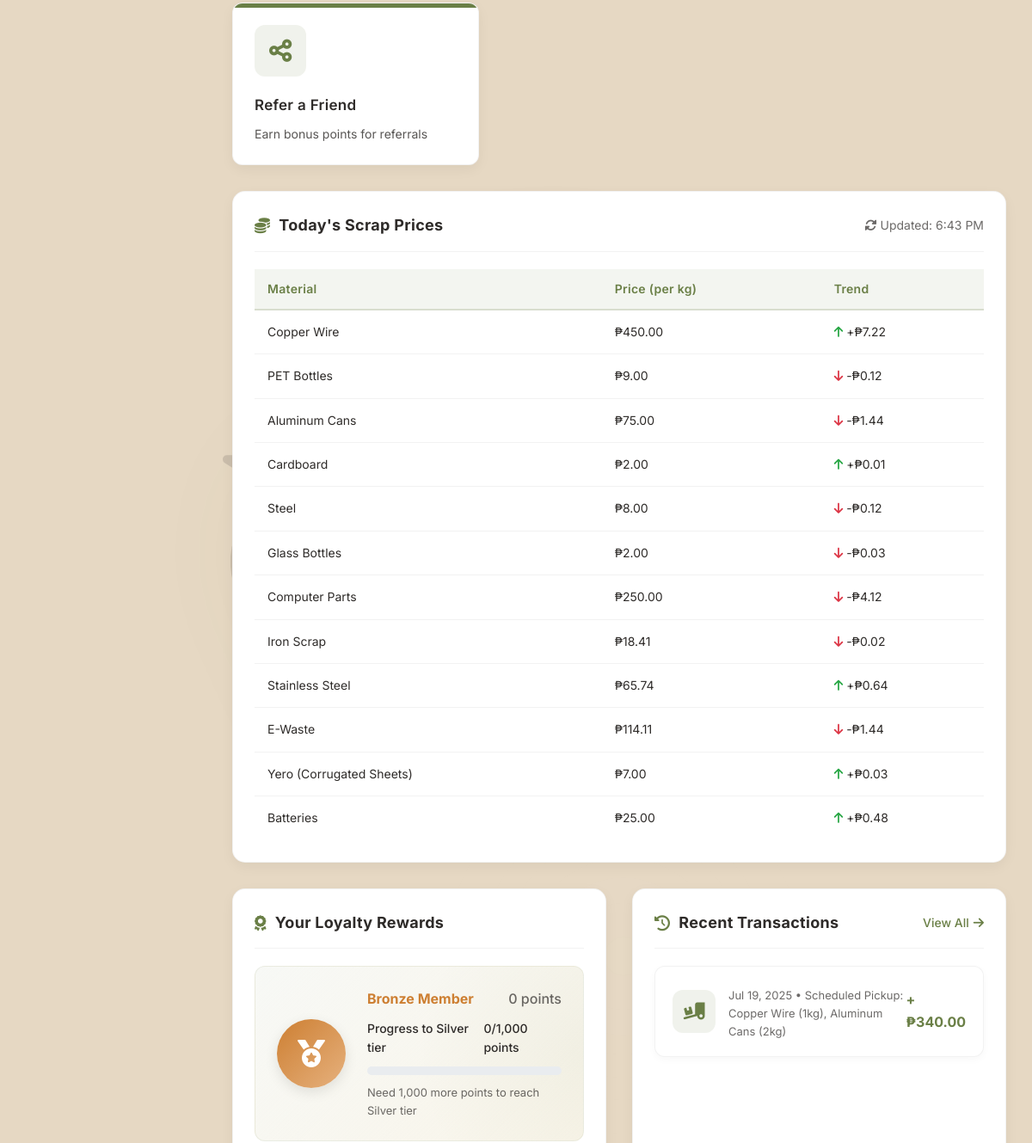
/Customer-portal/index.php (signed in, middle part), run on an earlier commit of the app's database.
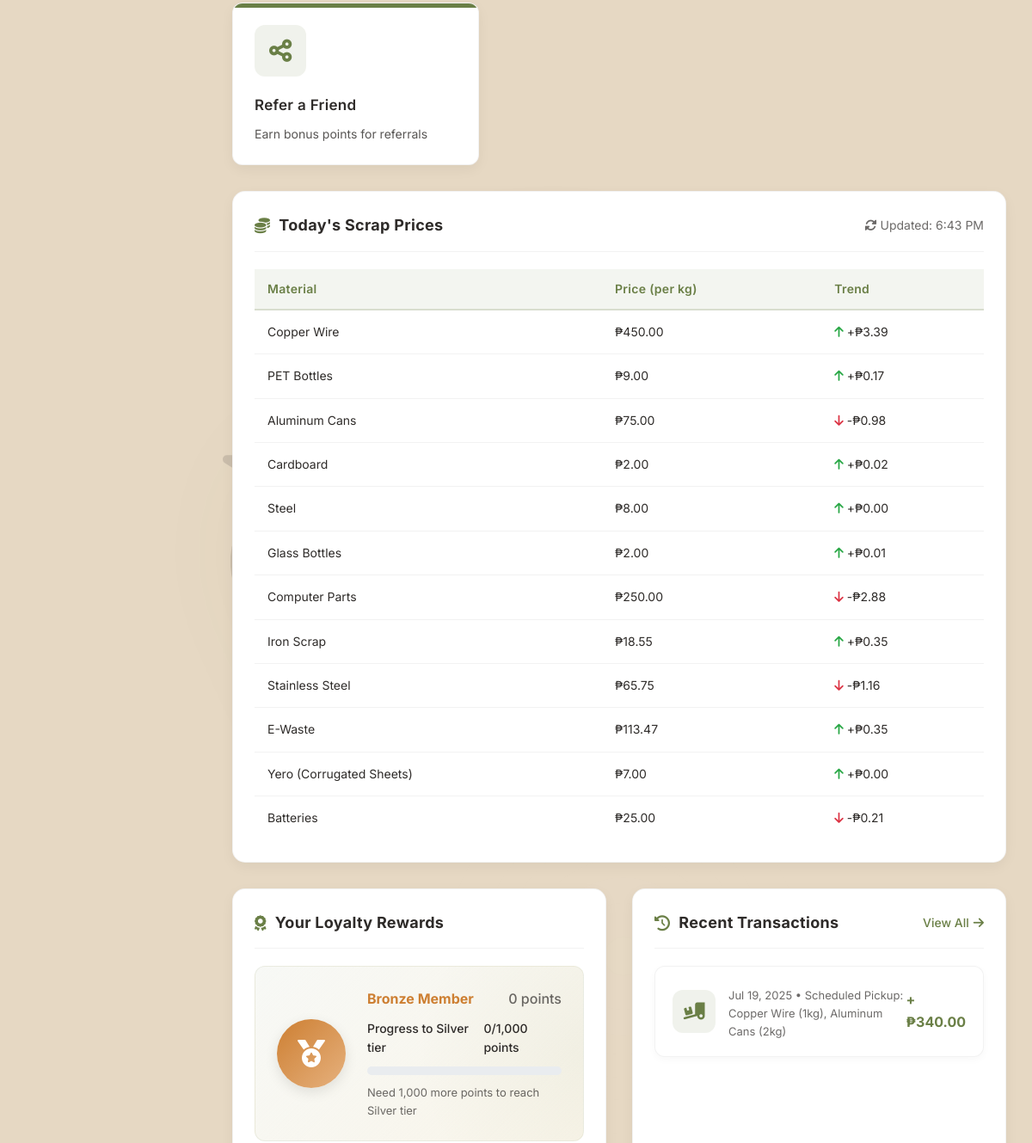
And on a later commit of the database.
### tables this page shows
CREATE TABLE `materials` (
  `id` int(11) NOT NULL AUTO_INCREMENT,
  `material_option` enum('Copper Wire','PET Bottles','Aluminum Cans','Cardboard','Steel','Glass Bottles','Computer Parts','Iron Scrap','Stainless Steel','E-Waste','Yero (Corrugated Sheets)','Batteries') DEFAULT NULL,
  `unit_price` decimal(10,2) NOT NULL,
  `trend_change` decimal(10,2) DEFAULT 0.00,
  `trend_direction` enum('up','down','equal') DEFAULT 'equal',
  `category_id` int(11) DEFAULT NULL,
  `status` enum('active','inactive') DEFAULT 'active',
  `is_featured` tinyint(1) DEFAULT 0,
  `is_recyclable` tinyint(1) DEFAULT 1,
  `weight_unit` enum('kg','g','lbs') DEFAULT 'kg',
  `created_at` timestamp NOT NULL DEFAULT current_timestamp(),
  `updated_at` timestamp NOT NULL DEFAULT current_timestamp() ON UPDATE current_timestamp(),
  PRIMARY KEY (`id`),
  UNIQUE KEY `name` (`material_option`),
  UNIQUE KEY `material_option` (`material_option`),
  UNIQUE KEY `material_option_2` (`material_option`),
  UNIQUE KEY `material_option_3` (`material_option`),
  UNIQUE KEY `material_option_4` (`material_option`),
  KEY `fk_materials_category` (`category_id`),
  CONSTRAINT `fk_materials_category` FOREIGN KEY (`category_id`) REFERENCES `item_categories` (`id`) ON DELETE SET NULL
);

### Customer-portal/index.php (the view, shortened to what the changed rows need)
<?php
require_once 'maintenance_check.php';
$language = 'en';
$t = $translations[$language];
$materials_query = "SELECT material_option, unit_price, trend_change, trend_direction FROM materials WHERE status = 'active' ORDER BY material_option";
$materials_result = mysqli_query($conn, $materials_query);
?>
<!DOCTYPE html>
<html lang="en">
<head>
    <link rel="stylesheet" href="https://cdnjs.cloudflare.com/ajax/libs/font-awesome/6.0.0-beta3/css/all.min.css">
</head>
<body>
    <div class="main-content">
        <div class="dashboard-card">
            <div style="overflow-x: auto;">
                <table class="price-table">
                    <thead>
                        <tr>
                            <th><?php echo $t['material']; ?></th>
                            <th><?php echo $t['price_per_kg']; ?></th>
                            <th><?php echo $t['trend']; ?></th>
                        </tr>
                    </thead>
                    <tbody>
                        <?php
                        if (mysqli_num_rows($materials_result) > 0):
                            while ($material = mysqli_fetch_assoc($materials_result)):
                                $trend_icon = '';
                                $trend_class = '';
                                $trend_text = '';
                                switch($material['trend_direction']) {
                                    case 'up':
                                        $trend_icon = 'fas fa-arrow-up';
                                        $trend_class = 'trend-up';
                                        $trend_text = '+₱' . number_format($material['trend_change'], 2);
                                        break;
                                    case 'down':
                                        $trend_icon = 'fas fa-arrow-down';
                                        $trend_class = 'trend-down';
                                        $trend_text = '-₱' . number_format($material['trend_change'], 2);
                                        break;
                                }
                        ?>
                        <tr>
                            <td><?php echo htmlspecialchars($material['material_option']); ?></td>
                            <td>₱<?php echo number_format($material['unit_price'], 2); ?></td>
                            <td>
                                <i class="<?php echo $trend_icon; ?> <?php echo $trend_class; ?>"></i>
                                <?php echo $trend_text; ?>
                            </td>
                        </tr>
                        <?php
                            endwhile;
                        else:
                        ?>
                        <tr>
                            <td colspan="3" style="text-align: center; padding: 20px;"><?php echo $t['no_price_data']; ?></td>
                        </tr>
                        <?php endif; ?>
                    </tbody>
                </table>
            </div>
        </div>
    </div>
</body>
</html>

What changed in the data, as far as the page shows it:
changed materials "Copper Wire": trend_change "+₱7.22" → "+₱3.39"
changed materials "PET Bottles": trend_direction "down" → "up" (drawn); trend_change "-₱0.12" → "+₱0.17"
changed materials "Aluminum Cans": trend_change "-₱1.44" → "-₱0.98"
changed materials "Cardboard": trend_change "+₱0.01" → "+₱0.02"
changed materials "Steel": trend_direction "down" → "up" (drawn); trend_change "-₱0.12" → "+₱0.00"
changed materials "Glass Bottles": trend_direction "down" → "up" (drawn); trend_change "-₱0.03" → "+₱0.01"
changed materials "Computer Parts": trend_change "-₱4.12" → "-₱2.88"
changed materials "Iron Scrap": unit_price "18.41" → "18.55"; trend_direction "down" → "up" (drawn); trend_change "-₱0.02" → "+₱0.35"
changed materials "Stainless Steel": unit_price "65.74" → "65.75"; trend_direction "up" → "down" (drawn); trend_change "+₱0.64" → "-₱1.16"
changed materials "E-Waste": unit_price "114.11" → "113.47"; trend_direction "down" → "up" (drawn); trend_change "-₱1.44" → "+₱0.35"
changed materials "Yero (Corrugated Sheets)": trend_change "+₱0.03" → "+₱0.00"
changed materials "Batteries": trend_direction "up" → "down" (drawn); trend_change "+₱0.48" → "-₱0.21"
